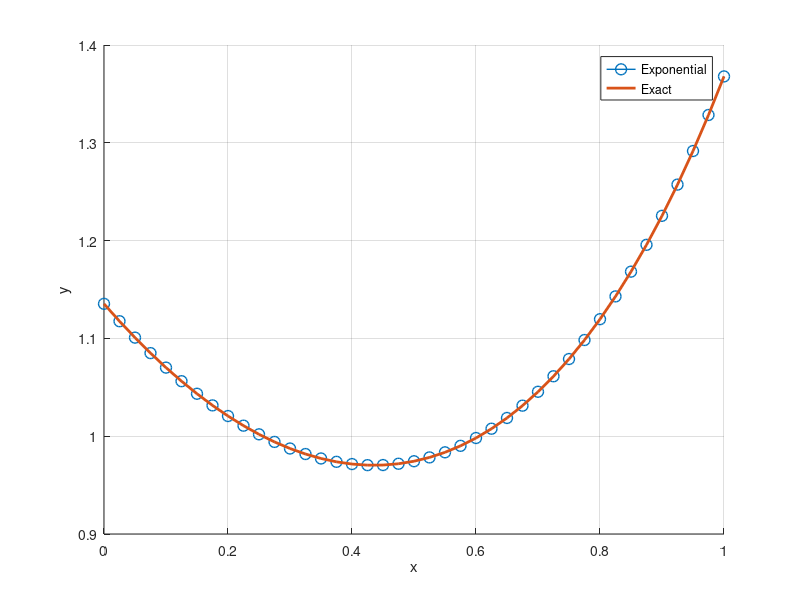

Recreate this plot in MATLAB.
%%%%%%%%%%%%%%%%%%%%%%%%%%%%%%%%%%%%%%%%%%%%%%%%%%%%%%%%%%%%%%%%%%%%%%%%%%%%%%%%%%%%%%%
%%  1-D 2th order convection diffusion reaction equation with eps (CD-CDRE)
%% Here eps or epsilon is a
%% -aUxx+bUx+cU=F(x)
%% F(x)= -a*exp(((1+a)*(x-1))/a)+exp(-x)
%% Exact solution
%% exp((1+a)*((x-1)/a))+e(-x) where a is epsilon
%% n is the number of intervals
%%%%%%%%%%%%%%%%%%%%%%%%%%%%%%%%%%%%%%%%%%%%%%%%%%%%%%%%%%%%%%%%%%%%%%%%%%%%%%%%%%%%%%%
tic
format long
a=1;
b=1;
x0=0;   %% Left boundary
c=1;
xn=1;   %% Right boundary
n=40;    %% No of intervals
h=(xn-x0)/n; %% step size
x=[x0:h:xn]';

A=(-a/(h*h))+(-b/(2*h));
B=((2*a)/(h*h))+c;
C=(-a/(h*h))+(b/(2*h));

I = speye(n-1,n-1);

F=-a*((exp(((1+a)*((x)-1))/a))+exp((-x)));

%Forming A matrix
E = sparse(2:n-1,1:n-2,ones(n-2,1),n-1,n-1);
M= (A*E)+(C*E')+I*B;

%%%%%%%%%%%%%%%%%%%%%exact solution%%%%%%%%%%%%%%%%%%%%%%%%

g=((exp(((1+a)*((x)-1))/a))+exp((-x)));

%Forming B matrix

U0 = (1+exp(-(1+a)/a)); %%left boundary condition
Un = (1+(exp(1))^-1); %%Right boundary condition

f=F(2:n);
f(1,1)=F(1,1)-(A*U0);
f(n-1,1)=(F(n-1,1))-(C*Un);

u=M\f;
sol =[U0;u;Un]; 

%plotting the graph
fig=figure(); hold on
set(fig,'Color','white')
plot(x,sol,'-o','LineWidth',1,'MarkerSize',8)
plot(x,g,'LineWidth',2)
xlabel('x')
ylabel('y')
legend({'Exponential','Exact'})
grid on

% To verify convergence
err=sol-g;
errn=norm(err,"inf")
%(log(((1.574523575724740e-04)/(2.296746763841284e-05))))/(log(2))
toc